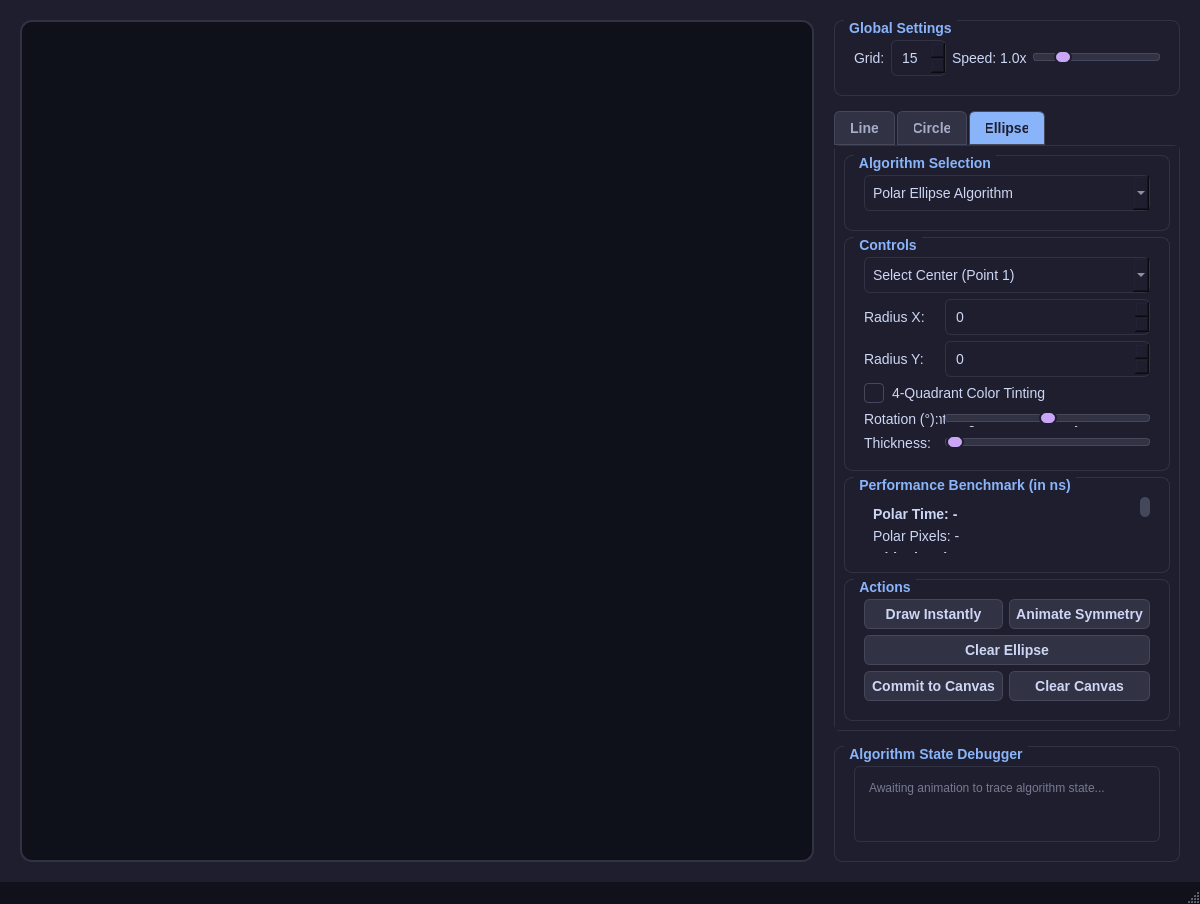
<?xml version='1.0' encoding='utf-8'?>
<ui version="4.0">
  <class>MainWindow</class>
  <widget class="QMainWindow" name="MainWindow">
    <property name="geometry">
      <rect>
        <x>0</x>
        <y>0</y>
        <width>1200</width>
        <height>800</height>
      </rect>
    </property>
    <property name="windowTitle">
      <string>Computer Graphics Lab - High Grade</string>
    </property>
    <property name="styleSheet">
      <string>
QMainWindow { background-color: #11111b; color: #cdd6f4; font-size: 14px; font-family: 'Inter', 'Roboto', sans-serif; }
QWidget { color: #cdd6f4; font-size: 14px; }
QGroupBox { border: 1px solid #313244; border-radius: 8px; margin-top: 1.5ex; font-weight: bold; background-color: #181825; padding: 10px; }
QGroupBox::title { subcontrol-origin: margin; subcontrol-position: top left; padding: 0 8px; left: 10px; color: #89b4fa; }
QPushButton { background-color: #313244; border: 1px solid #45475a; border-radius: 6px; padding: 8px 16px; color: #cdd6f4; font-weight: bold; }
QPushButton:hover { background-color: #45475a; border: 1px solid #89b4fa; color: #ffffff; }
QPushButton:pressed { background-color: #585b70; border: 1px solid #b4befe; }
QComboBox, QSpinBox { background-color: #1e1e2e; border: 1px solid #313244; border-radius: 6px; padding: 8px; color: #cdd6f4; }
QComboBox:hover, QSpinBox:hover { border: 1px solid #45475a; }
QTabWidget::pane { border: 1px solid #313244; border-radius: 8px; background-color: #181825; }
QTabBar::tab { background-color: #1e1e2e; border: 1px solid #313244; padding: 12px 20px; margin-right: 4px; border-top-left-radius: 6px; border-top-right-radius: 6px; color: #a6adc8; font-weight: bold; }
QTabBar::tab:selected { background-color: #89b4fa; color: #11111b; }
QTabBar::tab:hover:!selected { background-color: #313244; color: #cdd6f4; }
QTextBrowser { background-color: #11111b; border: 1px solid #313244; border-radius: 6px; padding: 10px; color: #a6e3a1; font-family: 'Menlo', 'Fira Code', monospace; font-size: 12px; }
QScrollArea { border: none; background-color: transparent; }
QScrollBar:vertical { background: #1e1e2e; width: 10px; margin: 0; border-radius: 5px; }
QScrollBar::handle:vertical { background: #45475a; min-height: 20px; border-radius: 5px; }
QScrollBar::handle:vertical:hover { background: #585b70; }
QScrollBar::add-line:vertical, QScrollBar::sub-line:vertical { height: 0; }
QSlider::groove:horizontal { border: 1px solid #313244; height: 6px; background: #1e1e2e; border-radius: 3px; }
QSlider::handle:horizontal { background: #89b4fa; border: 1px solid #89b4fa; width: 14px; height: 14px; margin: -4px 0; border-radius: 7px; }
QSlider::handle:horizontal:hover { background: #b4befe; }
QCheckBox { spacing: 8px; }
QCheckBox::indicator { width: 18px; height: 18px; border-radius: 4px; border: 1px solid #45475a; background: #1e1e2e; }
QCheckBox::indicator:checked { background: #89b4fa; border: 1px solid #89b4fa; }
</string>
    </property>
    <widget class="QWidget" name="centralwidget">
      <layout class="QHBoxLayout" name="horizontalLayout">
        <property name="leftMargin">
          <number>20</number>
        </property>
        <property name="topMargin">
          <number>20</number>
        </property>
        <property name="rightMargin">
          <number>20</number>
        </property>
        <property name="bottomMargin">
          <number>20</number>
        </property>
        <property name="spacing">
          <number>20</number>
        </property>
        <item>
          <widget class="my_label" name="frame">
            <property name="sizePolicy">
              <sizepolicy hsizetype="Expanding" vsizetype="Expanding">
                <horstretch>1</horstretch>
                <verstretch>1</verstretch>
              </sizepolicy>
            </property>
            <property name="minimumSize">
              <size>
                <width>600</width>
                <height>600</height>
              </size>
            </property>
            <property name="frameShape">
              <enum>QFrame::NoFrame</enum>
            </property>
            <property name="text">
              <string />
            </property>
            <property name="styleSheet">
              <string>background-color: #0f111a; border: 2px solid #313244; border-radius: 12px;</string>
            </property>
          </widget>
        </item>
        <item>
          <layout class="QVBoxLayout" name="verticalLayoutControls">
            <property name="spacing">
              <number>15</number>
            </property>
            <item>
              <widget class="QGroupBox" name="groupBoxGlobal">
                <property name="title">
                  <string>Global Settings</string>
                </property>
                <layout class="QHBoxLayout" name="horizontalLayoutGlobal">
                  <item>
                    <widget class="QLabel" name="labelGrid">
                      <property name="text">
                        <string>Grid:</string>
                      </property>
                    </widget>
                  </item>
                  <item>
                    <widget class="QSpinBox" name="spinBox">
                      <property name="minimum">
                        <number>5</number>
                      </property>
                      <property name="value">
                        <number>15</number>
                      </property>
                    </widget>
                  </item>
                  <item>
                    <widget class="QLabel" name="lblSpeed">
                      <property name="text">
                        <string>Speed: 1.0x</string>
                      </property>
                    </widget>
                  </item>
                  <item>
                    <widget class="QSlider" name="sliderSpeed">
                      <property name="orientation">
                        <enum>Qt::Horizontal</enum>
                      </property>
                      <property name="minimum">
                        <number>1</number>
                      </property>
                      <property name="maximum">
                        <number>50</number>
                      </property>
                      <property name="value">
                        <number>10</number>
                      </property>
                    </widget>
                  </item>
                </layout>
              </widget>
            </item>
            <item>
              <widget class="QTabWidget" name="tabWidget">
                <property name="currentIndex">
                  <number>2</number>
                </property>
                <widget class="QWidget" name="tabLine">
                  <attribute name="title">
                    <string>Line</string>
                  </attribute>
                  <layout class="QVBoxLayout" name="verticalLayoutLine">
                    <item>
                      <widget class="QGroupBox" name="groupBoxLineAlgo">
                        <property name="title">
                          <string>Algorithm Selection</string>
                        </property>
                        <layout class="QVBoxLayout" name="vboxLineAlgo">
                          <item>
                            <widget class="QComboBox" name="comboLineAlgo">
                              <item>
                                <property name="text">
                                  <string>DDA Algorithm</string>
                                </property>
                              </item>
                              <item>
                                <property name="text">
                                  <string>Bresenham Algorithm</string>
                                </property>
                              </item>
                              <item>
                                <property name="text">
                                  <string>All (Overlap)</string>
                                </property>
                              </item>
                            </widget>
                          </item>
                        </layout>
                      </widget>
                    </item>
                    <item>
                      <widget class="QGroupBox" name="groupBoxLineControls">
                        <property name="title">
                          <string>Controls</string>
                        </property>
                        <layout class="QHBoxLayout" name="hboxLineControls">
                          <item>
                            <widget class="QComboBox" name="comboLinePoint">
                              <item>
                                <property name="text">
                                  <string>Select Point 1</string>
                                </property>
                              </item>
                              <item>
                                <property name="text">
                                  <string>Select Point 2</string>
                                </property>
                              </item>
                            </widget>
                          </item>
                        </layout>
                      </widget>
                    </item>
                    <item>
                      <widget class="QGroupBox" name="groupBoxLinePerf">
                        <property name="title">
                          <string>Performance</string>
                        </property>
                        <layout class="QVBoxLayout" name="vboxLinePerf">
                          <item>
                            <widget class="QLabel" name="dda_time_label">
                              <property name="text">
                                <string>DDA Time: -</string>
                              </property>
                            </widget>
                          </item>
                          <item>
                            <widget class="QLabel" name="lblDdaCount">
                              <property name="text">
                                <string>DDA Pixels: -</string>
                              </property>
                            </widget>
                          </item>
                          <item>
                            <widget class="QLabel" name="bresenham_time_label">
                              <property name="text">
                                <string>Bresenham Time: -</string>
                              </property>
                            </widget>
                          </item>
                          <item>
                            <widget class="QLabel" name="lblBresenhamCount">
                              <property name="text">
                                <string>Bresenham Pixels: -</string>
                              </property>
                            </widget>
                          </item>
                        </layout>
                      </widget>
                    </item>
                    <item>
                      <widget class="QGroupBox" name="groupBoxLineActions">
                        <property name="title">
                          <string>Actions</string>
                        </property>
                        <layout class="QGridLayout" name="gridLineActions">
                          <item row="0" column="0">
                            <widget class="QPushButton" name="clear">
                              <property name="text">
                                <string>Clear Line</string>
                              </property>
                            </widget>
                          </item>
                          <item row="0" column="1">
                            <widget class="QPushButton" name="btnAnimateLine">
                              <property name="text">
                                <string>Animate Line</string>
                              </property>
                            </widget>
                          </item>
                          <item row="1" column="0" colspan="2">
                            <widget class="QPushButton" name="draw_line">
                              <property name="text">
                                <string>Draw Instantly</string>
                              </property>
                            </widget>
                          </item>
                        </layout>
                      </widget>
                    </item>
                    <item>
                      <spacer name="spacerLine">
                        <property name="orientation">
                          <enum>Qt::Vertical</enum>
                        </property>
                        <property name="sizeHint" stdset="0">
                          <size>
                            <width>20</width>
                            <height>40</height>
                          </size>
                        </property>
                      </spacer>
                    </item>
                  </layout>
                </widget>
                <widget class="QWidget" name="tabCircle">
                  <attribute name="title">
                    <string>Circle</string>
                  </attribute>
                  <layout class="QVBoxLayout" name="verticalLayoutCircle">
                    <item>
                      <widget class="QGroupBox" name="groupBoxCircleAlgo">
                        <property name="title">
                          <string>Algorithm Selection</string>
                        </property>
                        <layout class="QVBoxLayout" name="vboxCircleAlgo">
                          <item>
                            <widget class="QComboBox" name="comboCircleAlgo">
                              <item>
                                <property name="text">
                                  <string>Polar Algorithm</string>
                                </property>
                              </item>
                              <item>
                                <property name="text">
                                  <string>Midpoint (Bresenham) Algorithm</string>
                                </property>
                              </item>
                              <item>
                                <property name="text">
                                  <string>Cartesian Algorithm</string>
                                </property>
                              </item>
                              <item>
                                <property name="text">
                                  <string>All (Overlap)</string>
                                </property>
                              </item>
                            </widget>
                          </item>
                        </layout>
                      </widget>
                    </item>
                    <item>
                      <widget class="QGroupBox" name="groupBoxCircleControls">
                        <property name="title">
                          <string>Controls</string>
                        </property>
                        <layout class="QGridLayout" name="gridCircleControls">
                          <item row="0" column="0" colspan="2">
                            <widget class="QComboBox" name="comboCirclePoint">
                              <item>
                                <property name="text">
                                  <string>Select Center (Pt 1)</string>
                                </property>
                              </item>
                              <item>
                                <property name="text">
                                  <string>Select Radius (Pt 2)</string>
                                </property>
                              </item>
                            </widget>
                          </item>
                          <item row="1" column="0">
                            <widget class="QLabel" name="labelRadius">
                              <property name="text">
                                <string>Radius:</string>
                              </property>
                            </widget>
                          </item>
                          <item row="1" column="1">
                            <widget class="QSpinBox" name="spinBoxRadius">
                              <property name="maximum">
                                <number>1000</number>
                              </property>
                            </widget>
                          </item>
                        </layout>
                      </widget>
                    </item>
                    <item>
                      <widget class="QGroupBox" name="groupBoxCirclePerf">
                        <property name="title">
                          <string>Performance</string>
                        </property>
                        <layout class="QVBoxLayout" name="vboxCP">
                          <item>
                            <widget class="QScrollArea" name="scrollC">
                              <property name="widgetResizable">
                                <bool>true</bool>
                              </property>
                              <widget class="QWidget" name="sw_c">
                                <layout class="QVBoxLayout" name="vboxCirclePerf">
                                  <item>
                                    <widget class="QLabel" name="lblPolarTime">
                                      <property name="text">
                                        <string>Polar Time: -</string>
                                      </property>
                                    </widget>
                                  </item>
                                  <item>
                                    <widget class="QLabel" name="lblPolarCount">
                                      <property name="text">
                                        <string>Polar Pixels: -</string>
                                      </property>
                                    </widget>
                                  </item>
                                  <item>
                                    <widget class="QLabel" name="lblMidpointTime">
                                      <property name="text">
                                        <string>Midpoint Time: -</string>
                                      </property>
                                    </widget>
                                  </item>
                                  <item>
                                    <widget class="QLabel" name="lblMidpointCount">
                                      <property name="text">
                                        <string>Midpoint Pixels: -</string>
                                      </property>
                                    </widget>
                                  </item>
                                  <item>
                                    <widget class="QLabel" name="lblCartesianTime">
                                      <property name="text">
                                        <string>Cartesian Time: -</string>
                                      </property>
                                    </widget>
                                  </item>
                                  <item>
                                    <widget class="QLabel" name="lblCartesianCount">
                                      <property name="text">
                                        <string>Cartesian Pixels: -</string>
                                      </property>
                                    </widget>
                                  </item>
                                </layout>
                              </widget>
                            </widget>
                          </item>
                        </layout>
                      </widget>
                    </item>
                    <item>
                      <widget class="QGroupBox" name="groupBoxCircleActions">
                        <property name="title">
                          <string>Actions</string>
                        </property>
                        <layout class="QHBoxLayout" name="hboxCircleActions">
                          <item>
                            <widget class="QPushButton" name="btnClearCircle">
                              <property name="text">
                                <string>Clear Circle</string>
                              </property>
                            </widget>
                          </item>
                          <item>
                            <widget class="QPushButton" name="btnAnimateCircle">
                              <property name="text">
                                <string>Animate Symmetry</string>
                              </property>
                            </widget>
                          </item>
                        </layout>
                      </widget>
                    </item>
                    <item>
                      <spacer name="spacerCircle">
                        <property name="orientation">
                          <enum>Qt::Vertical</enum>
                        </property>
                        <property name="sizeHint" stdset="0">
                          <size>
                            <width>20</width>
                            <height>40</height>
                          </size>
                        </property>
                      </spacer>
                    </item>
                  </layout>
                </widget>
                <widget class="QWidget" name="tabEllipse">
                  <attribute name="title">
                    <string>Ellipse</string>
                  </attribute>
                  <layout class="QVBoxLayout" name="verticalLayoutEllipse">
                    <item>
                      <widget class="QGroupBox" name="groupBoxEllipseAlgo">
                        <property name="title">
                          <string>Algorithm Selection</string>
                        </property>
                        <layout class="QVBoxLayout" name="vboxEllipseAlgo">
                          <item>
                            <widget class="QComboBox" name="comboEllipseAlgo">
                              <item>
                                <property name="text">
                                  <string>Polar Ellipse Algorithm</string>
                                </property>
                              </item>
                              <item>
                                <property name="text">
                                  <string>Midpoint (Bresenham) Ellipse</string>
                                </property>
                              </item>
                              <item>
                                <property name="text">
                                  <string>Cartesian Ellipse</string>
                                </property>
                              </item>
                              <item>
                                <property name="text">
                                  <string>All (Overlap)</string>
                                </property>
                              </item>
                            </widget>
                          </item>
                        </layout>
                      </widget>
                    </item>
                    <item>
                      <widget class="QGroupBox" name="groupBoxEllipseControls">
                        <property name="title">
                          <string>Controls</string>
                        </property>
                        <layout class="QGridLayout" name="gridEllipseControls">
                          <item row="0" column="0" colspan="2">
                            <widget class="QComboBox" name="comboEllipsePoint">
                              <item>
                                <property name="text">
                                  <string>Select Center (Point 1)</string>
                                </property>
                              </item>
                              <item>
                                <property name="text">
                                  <string>Select Radius X (Major)</string>
                                </property>
                              </item>
                              <item>
                                <property name="text">
                                  <string>Select Radius Y (Minor)</string>
                                </property>
                              </item>
                            </widget>
                          </item>
                          <item row="1" column="0">
                            <widget class="QLabel" name="labelRx">
                              <property name="text">
                                <string>Radius X:</string>
                              </property>
                            </widget>
                          </item>
                          <item row="1" column="1">
                            <widget class="QSpinBox" name="spinBoxRx">
                              <property name="maximum">
                                <number>1000</number>
                              </property>
                            </widget>
                          </item>
                          <item row="2" column="0">
                            <widget class="QLabel" name="labelRy">
                              <property name="text">
                                <string>Radius Y:</string>
                              </property>
                            </widget>
                          </item>
                          <item row="2" column="1">
                            <widget class="QSpinBox" name="spinBoxRy">
                              <property name="maximum">
                                <number>1000</number>
                              </property>
                            </widget>
                          </item>
                          <item row="3" column="0" colspan="2">
                            <widget class="QCheckBox" name="chkQuadColors">
                              <property name="text">
                                <string>4-Quadrant Color Tinting</string>
                              </property>
                            </widget>
                          </item>
                          <item row="4" column="0" colspan="2">
                            <widget class="QCheckBox" name="chkRegionSplit">
                              <property name="text">
                                <string>Highlight Region 1/2 Boundary</string>
                              </property>
                            </widget>
                          </item>
                        <item row="4" column="0"><widget class="QLabel" name="labelRotation"><property name="text"><string>Rotation (°):</string></property></widget></item><item row="4" column="1"><widget class="QSlider" name="sliderRotation"><property name="orientation"><enum>Qt::Horizontal</enum></property><property name="minimum"><number>-180</number></property><property name="maximum"><number>180</number></property><property name="value"><number>0</number></property></widget></item><item row="5" column="0"><widget class="QLabel" name="labelThickness"><property name="text"><string>Thickness:</string></property></widget></item><item row="5" column="1"><widget class="QSlider" name="sliderThickness"><property name="orientation"><enum>Qt::Horizontal</enum></property><property name="minimum"><number>1</number></property><property name="maximum"><number>15</number></property><property name="value"><number>1</number></property></widget></item></layout>
                      </widget>
                    </item>
                    <item>
                      <widget class="QGroupBox" name="groupBoxEllipsePerf">
                        <property name="title">
                          <string>Performance Benchmark (in ns)</string>
                        </property>
                        <layout class="QVBoxLayout" name="vboxEP">
                          <item>
                            <widget class="QScrollArea" name="scrollE">
                              <property name="widgetResizable">
                                <bool>true</bool>
                              </property>
                              <widget class="QWidget" name="sw_e">
                                <layout class="QVBoxLayout" name="vboxEllipsePerf">
                                  <item>
                                    <widget class="QLabel" name="lblEllipsePolarTime">
                                      <property name="text">
                                        <string>Polar Time: -</string>
                                      </property>
                                      <property name="font">
                                        <font>
                                          <weight>75</weight>
                                          <bold>true</bold>
                                        </font>
                                      </property>
                                    </widget>
                                  </item>
                                  <item>
                                    <widget class="QLabel" name="lblEllipsePolarCount">
                                      <property name="text">
                                        <string>Polar Pixels: -</string>
                                      </property>
                                    </widget>
                                  </item>
                                  <item>
                                    <widget class="QLabel" name="lblEllipseMidpointTime">
                                      <property name="text">
                                        <string>Midpoint Time: -</string>
                                      </property>
                                      <property name="font">
                                        <font>
                                          <weight>75</weight>
                                          <bold>true</bold>
                                        </font>
                                      </property>
                                    </widget>
                                  </item>
                                  <item>
                                    <widget class="QLabel" name="lblEllipseMidpointCount">
                                      <property name="text">
                                        <string>Midpoint Pixels: -</string>
                                      </property>
                                    </widget>
                                  </item>
                                  <item>
                                    <widget class="QLabel" name="lblEllipseCartesianTime">
                                      <property name="text">
                                        <string>Cartesian Time: -</string>
                                      </property>
                                      <property name="font">
                                        <font>
                                          <weight>75</weight>
                                          <bold>true</bold>
                                        </font>
                                      </property>
                                    </widget>
                                  </item>
                                  <item>
                                    <widget class="QLabel" name="lblEllipseCartesianCount">
                                      <property name="text">
                                        <string>Cartesian Pixels: -</string>
                                      </property>
                                    </widget>
                                  </item>
                                  <item>
                                    <widget class="QLabel" name="lblEllipseCompare">
                                      <property name="text">
                                        <string>Efficiency: -</string>
                                      </property>
                                      <property name="font">
                                        <font>
                                          <weight>75</weight>
                                          <bold>true</bold>
                                        </font>
                                      </property>
                                    </widget>
                                  </item>
                                  <item>
                                    <widget class="QLabel" name="lblEllipseArea">
                                      <property name="text">
                                        <string>Area: -</string>
                                      </property>
                                      <property name="font">
                                        <font>
                                          <weight>75</weight>
                                          <bold>true</bold>
                                        </font>
                                      </property>
                                    </widget>
                                  </item>
                                  <item>
                                    <widget class="QLabel" name="lblEllipsePerimeter">
                                      <property name="text">
                                        <string>Perimeter: -</string>
                                      </property>
                                      <property name="font">
                                        <font>
                                          <weight>75</weight>
                                          <bold>true</bold>
                                        </font>
                                      </property>
                                    </widget>
                                  </item>
                                </layout>
                              </widget>
                            </widget>
                          </item>
                        </layout>
                      </widget>
                    </item>
                    <item>
                      <widget class="QGroupBox" name="groupBoxEllipseActions">
                        <property name="title">
                          <string>Actions</string>
                        </property>
                        <layout class="QGridLayout" name="gridEllipseActions">
                          <item row="0" column="0">
                            <widget class="QPushButton" name="btnDrawEllipse">
                              <property name="text">
                                <string>Draw Instantly</string>
                              </property>
                            </widget>
                          </item>
                          <item row="0" column="1">
                            <widget class="QPushButton" name="btnAnimateEllipse">
                              <property name="text">
                                <string>Animate Symmetry</string>
                              </property>
                            </widget>
                          </item>
                          <item row="1" column="0" colspan="2">
                            <widget class="QPushButton" name="btnClearEllipse">
                              <property name="text">
                                <string>Clear Ellipse</string>
                              </property>
                            </widget>
                          </item>
                        <item row="2" column="0" colspan="1"><widget class="QPushButton" name="btnCommitEllipse"><property name="text"><string>Commit to Canvas</string></property></widget></item><item row="2" column="1"><widget class="QPushButton" name="btnClearCanvas"><property name="text"><string>Clear Canvas</string></property></widget></item></layout>
                      </widget>
                    </item>
                  </layout>
                </widget>
              </widget>
            </item>
            <item>
              <widget class="QGroupBox" name="groupBoxDebugger">
                <property name="title">
                  <string>Algorithm State Debugger</string>
                </property>
                <layout class="QVBoxLayout" name="vboxDebugger">
                  <item>
                    <widget class="QTextBrowser" name="textDebugger">
                      <property name="maximumHeight">
                        <number>200</number>
                      </property>
                      <property name="placeholderText">
                        <string>Awaiting animation to trace algorithm state...</string>
                      </property>
                    </widget>
                  </item>
                </layout>
              </widget>
            </item>
          </layout>
        </item>
      </layout>
    <property name="styleSheet"><string>
/* Awwwards Level Catppuccin Mocha QSS */
QWidget {
    background-color: #1e1e2e;
    color: #cdd6f4;
    font-family: 'Menlo';
}
QGroupBox {
    border: 1px solid #313244;
    border-radius: 8px;
    margin-top: 1.5ex;
    font-weight: bold;
    color: #89b4fa;
}
QGroupBox::title {
    subcontrol-origin: margin;
    left: 10px;
    padding: 0 3px 0 3px;
}
QPushButton {
    background-color: #313244;
    border: 1px solid #45475a;
    border-radius: 6px;
    padding: 6px;
    font-weight: bold;
}
QPushButton:hover {
    background-color: #45475a;
    border: 1px solid #89b4fa;
}
QPushButton:pressed {
    background-color: #585b70;
}
QSlider::groove:horizontal {
    border: 1px solid #45475a;
    height: 6px;
    background: #313244;
    border-radius: 3px;
}
QSlider::handle:horizontal {
    background: #cba6f7;
    border: 2px solid #1e1e2e;
    width: 14px;
    margin: -4px 0;
    border-radius: 7px;
}
QSlider::handle:horizontal:hover {
    background: #f5c2e7;
}
QTabWidget::pane {
    border: 1px solid #313244;
    border-radius: 6px;
}
QTabBar::tab {
    background: #313244;
    border: 1px solid #45475a;
    padding: 8px 16px;
    margin-right: 2px;
    border-top-left-radius: 6px;
    border-top-right-radius: 6px;
}
QTabBar::tab:selected {
    background: #89b4fa;
    color: #1e1e2e;
    font-weight: bold;
}
</string></property></widget>
    <widget class="QMenuBar" name="menubar">
      <property name="geometry">
        <rect>
          <x>0</x>
          <y>0</y>
          <width>1200</width>
          <height>24</height>
        </rect>
      </property>
    </widget>
    <widget class="QStatusBar" name="statusbar">
      <property name="styleSheet">
        <string>color: #a6adc8;</string>
      </property>
    </widget>
  </widget>
  <customwidgets>
    <customwidget>
      <class>my_label</class>
      <extends>QLabel</extends>
      <header location="global">my_label.h</header>
    </customwidget>
  </customwidgets>
  <resources />
  <connections />
</ui>
